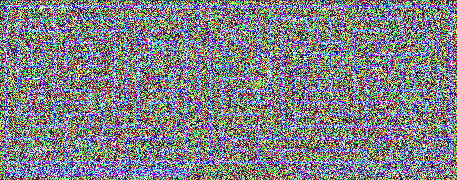
#> input picture ARKTASK_SOHAM/TASK-3/maze.png, 457 x 180 px
$ python T3L3.py
#> lines starting #> are read from the running program, lines starting #| are printed output that depends on the picture; after the words box and inside, x2 and y2 are one past the last pixel; in counts of white or black regions, pixels touching at a corner belong together
import cv2
maze=cv2.imread('maze.png')
#> maze is the input picture: shape (180, 457, 3); mean B, G, R 135.7, 128.2, 127.2

i=0
j=0

while i<457:
    while j<180:
        b=maze[j,i]
        if b[0]==230:
            maze[j,i]=(0,0,0)
        else:
            maze[j,i]=(255,255,255)
        j+=1
    j=0
    i+=1
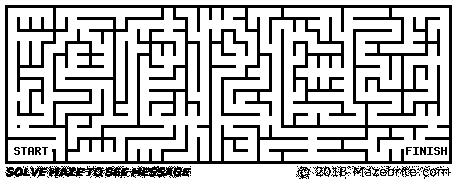
#> maze: shape (180, 457, 3); 74.2% white; 66 black regions (46 under 20 px), largest, box (x1, y1, x2, y2) and area: (5, 5, 452, 164) 18903, (30, 166, 191, 178) 1165, (5, 167, 30, 177) 166
#> after the loop, i = 457

cv2.imshow("mazw",maze)
cv2.imwrite("mazelevel.png",maze)
cv2.waitKey(0)

$ run again, with ARKTASK_SOHAM/TASK-3/zucky_elon.png copied over ARKTASK_SOHAM/TASK-3/maze.png
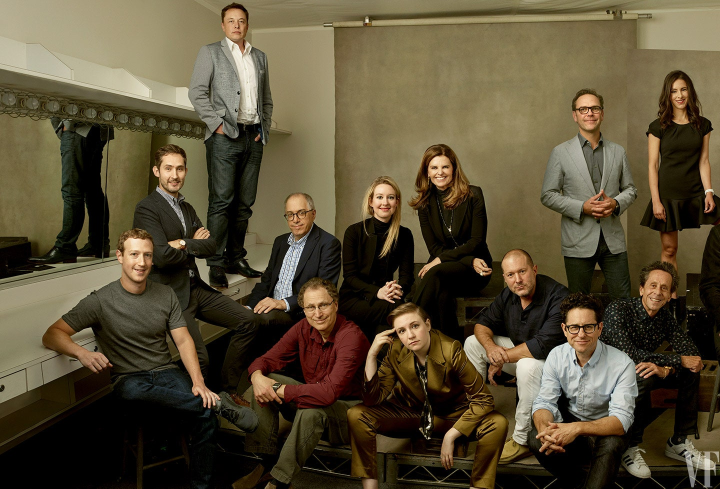
#> input picture ARKTASK_SOHAM/TASK-3/zucky_elon.png, 1440 x 977 px (shown at 1/2 size)
#> maze is the input picture: shape (977, 1440, 3); mean B, G, R 53.7, 77, 88.1
#> after the loop `while i<457:`:
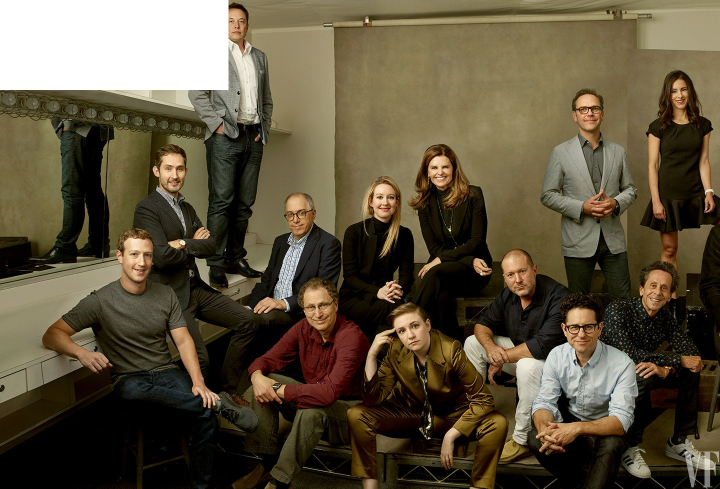
#> maze: shape (977, 1440, 3) (shown at 1/2 size); 5.85% of pixels changed, all inside (x1, y1, x2, y2) = (0, 0, 457, 180)
#> after the loop `while i<457:`: i = 457
